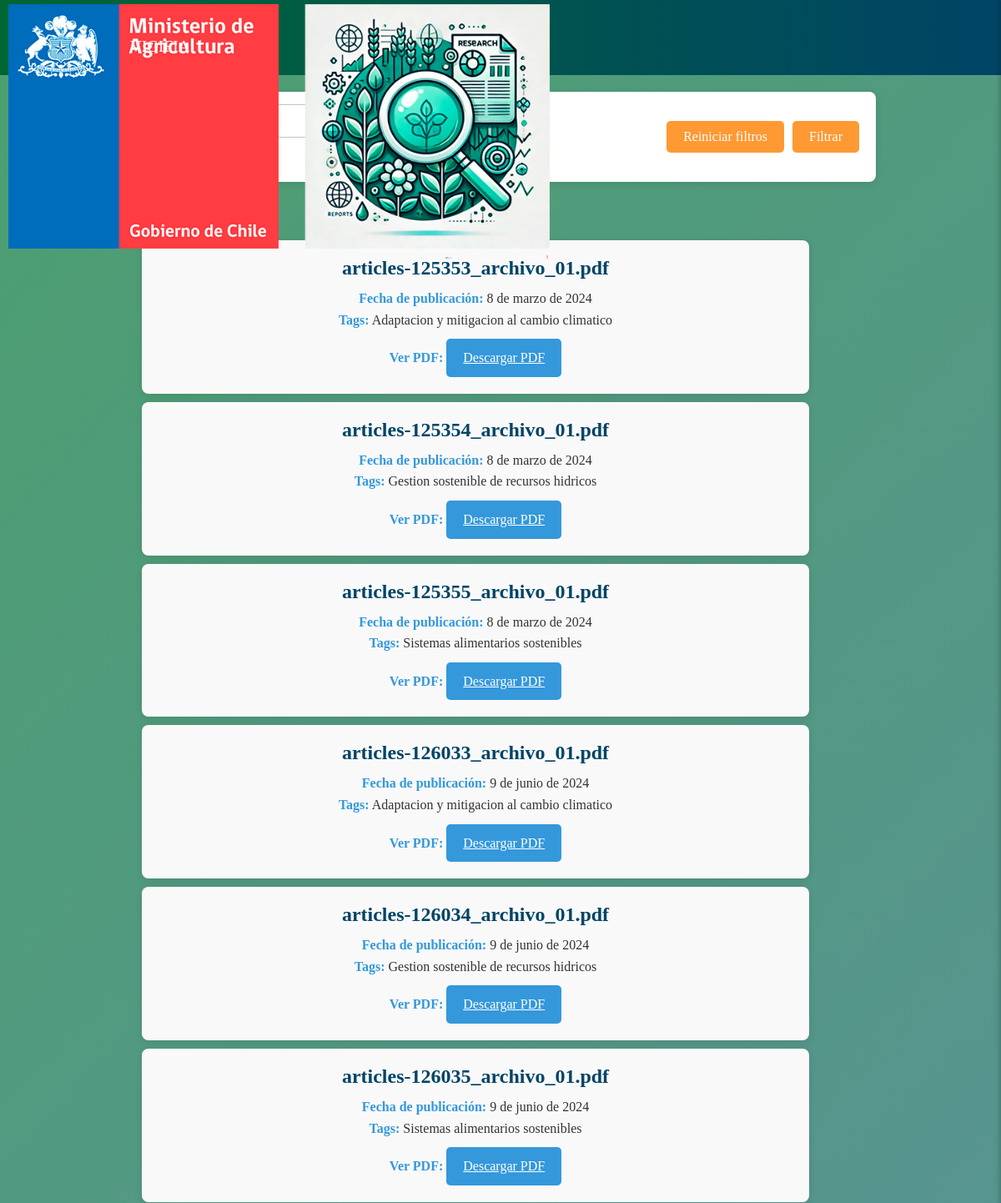
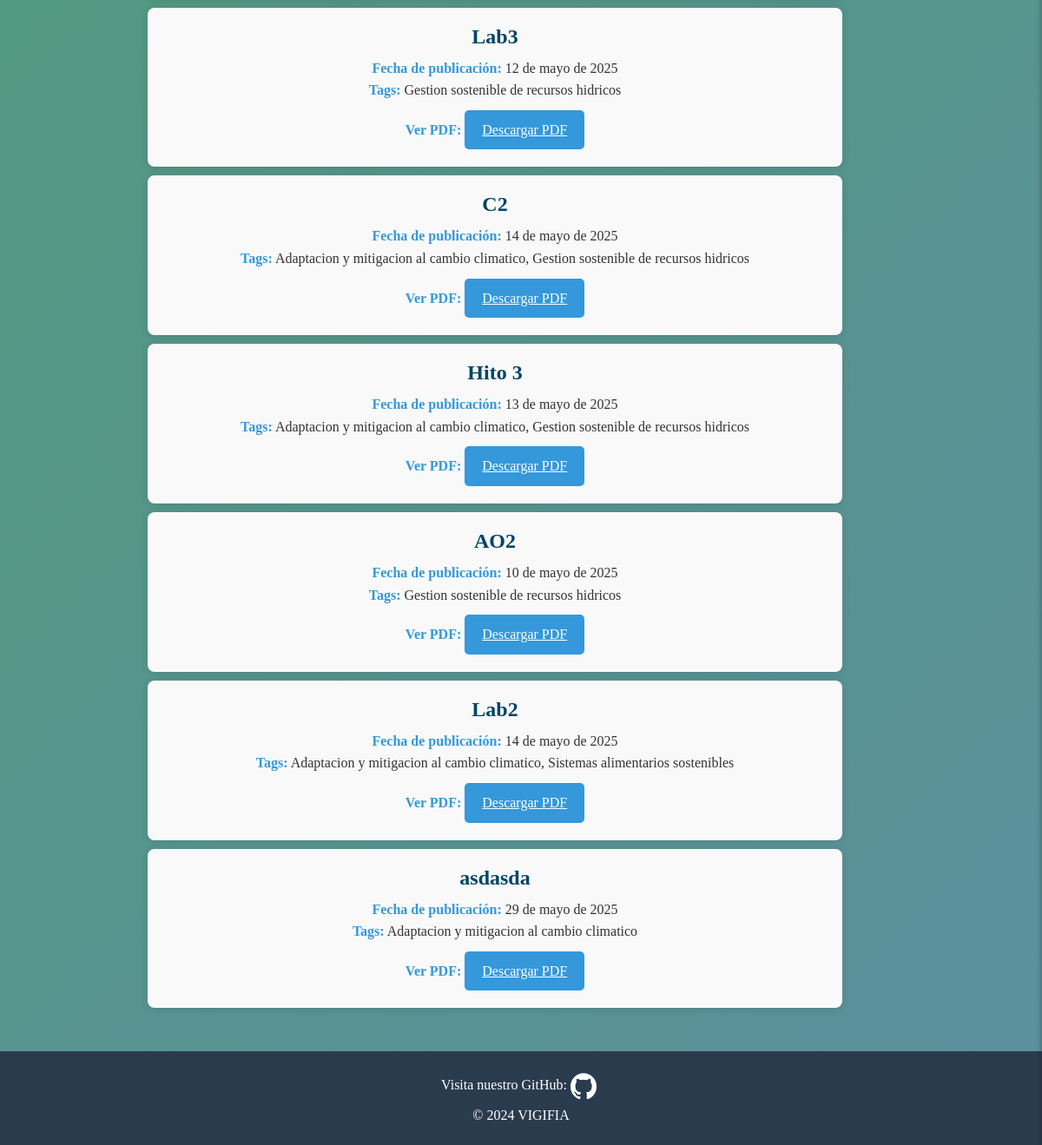
Page /Boletines/ (signed in) on the committed database (2 pictures, top to bottom).
### Interfaz/models.py (models this page shows, shortened)
class Boletin(models.Model):
    id_boletin = models.AutoField(primary_key=True)
    nombre_boletin = models.CharField(max_length=100)
    tags_boletin = models.ManyToManyField(TagBoletin)
    fecha_boletin = models.DateField()
    url_pdf = models.FileField(upload_to='PDF/')

class TagBoletin(models.Model):
    nombre = models.CharField(max_length=50, unique=True)
    def __str__(self):
        return self.nombre

### Interfaz/views.py (the view, shortened to what this page needs)
# urls.py: path('Boletines/', views.Boletines, name='Boletines'),
def Boletines(request):
    form = BusquedaBoletinForm(request.GET or None)
    boletines = Boletin.objects.all()
    tags_conteo = TagBoletin.objects.all()
    selected_tags = request.GET.getlist('filter')
    return render(request, 'general/boletines.html', {
        'form': form,
        'boletines': boletines,
        'tags_conteo': tags_conteo,
        'selected_tags': selected_tags,
    })

### Interfaz/models.py (called while the page is built)
def get_empleado(self):
    try:
        return self.empleado
    except self.empleado.DoesNotExist:
        return None

### Interfaz/templates/general/Boletines.html (shortened to what this page needs)
<!DOCTYPE html>
<html lang="es">
<head>
    {% load static %}
    <link rel="stylesheet" href="{% static 'CSS/Navbar.css' %}">
    <link rel="stylesheet" href="{% static 'CSS/Footer.css' %}">
    <link rel="stylesheet" href="{% static 'CSS/BoletinB.css' %}">
    <link href="https://cdnjs.cloudflare.com/ajax/libs/font-awesome/6.0.0-beta3/css/all.min.css" rel="stylesheet">
</head>
<body>
    {% include 'base/componentes/Navbar.html' %}
    <div class="search-bar-container">
        <form method="GET" action="">
            <div class="button-group">
                <button type="submit">Buscar</button>
            </div>
        </form>
        <div class="button-group">
            <button type="reset" onclick="window.location.href = window.location.pathname;">Reiniciar filtros</button>
            <button class="filter-toggle" type="button" onclick="toggleFilterSidebar()">Filtrar</button>
        </div>
    </div>
    <div class="boletines-container">
        <ul>
            {% for boletin in boletines %}
                <li>
                    <h2>{{ boletin.nombre_boletin }}</h2>
                    <p><strong>Fecha de publicación:</strong> {{ boletin.fecha_boletin }}</p>
                    <p><strong>Tags:</strong>
                        {{ boletin.tags_boletin.all|join:", " }}
                    </p>
                    <p><strong>Ver PDF:</strong>
                        <a href="{{ boletin.url_pdf.url }}" target="_blank">Descargar PDF</a>
                    </p>
                </li>
            {% empty %}
                <p>No hay boletines disponibles.</p>
            {% endfor %}
        </ul>
    </div>
    {% include 'base/componentes/Footer.html' %}
</body>
</html>

### Interfaz/static/CSS/Navbar.css (style rules this page uses)
* { font-family: 'Lora', serif; margin: 0; padding: 0; box-sizing: border-box; }

### Interfaz/static/CSS/BoletinB.css (style rules this page uses)
body { background: linear-gradient(135deg, #4c9f70, #5c8f9e) !important; margin: 0; padding: 0; height: 100%; min-height: 100vh; display: flex; flex-direction: column; }
.search-bar-container { display: flex; align-items: center; padding: 15px 20px; background-color: #fff; border-radius: 8px; box-shadow: 0 2px 10px rgba(0, 0, 0, 0.1); max-width: 900px; width: 100%; margin: 20px auto; gap: 10px; }
.search-bar-container .button-group { display: flex; gap: 10px; margin-left: auto; }
.search-bar-container .button-group button { background-color: #3498db; color: white; border: none; padding: 10px 20px; border-radius: 5px; cursor: pointer; font-size: 16px; transition: background-color 0.3s ease; }
.search-bar-container .button-group button[type="reset"] { background-color: #ff9933; }
.search-bar-container .button-group .filter-toggle { background-color: #ff9933; }
.boletines-container { display: flex; flex-direction: column; align-items: center; justify-content: flex-start; padding: 20px; max-width: 900px; width: 100%; margin: 20px auto; }
.boletines-container ul { list-style: none; padding: 0; margin: 0; width: 100%; }
.boletines-container ul li { background-color: #f9f9f9; border-radius: 8px; padding: 20px; margin: 10px 0; box-shadow: 0 2px 10px rgba(0, 0, 0, 0.1); transition: transform 0.3s ease, box-shadow 0.3s ease; width: 100%; max-width: 800px; text-align: center; }
.boletines-container ul li h2 { font-size: 24px; color: #004466; margin-bottom: 10px; }
.boletines-container ul li p { font-size: 16px; color: #333; line-height: 1.6; }
.boletines-container ul li p strong { font-weight: bold; color: #3498db; }
.boletines-container ul li a { display: inline-block; padding: 10px 20px; background-color: #3498db; color: white; border-radius: 5px; margin-top: 10px; text-align: center; transition: background-color 0.3s ease; }

### rows in the picture
Boletin: fecha_boletin "8 de marzo de 2024", tags_boletin.all "Adaptacion y mitigacion al cambio climatico"
Boletin: nombre_boletin "articles-125354_archivo_01.pdf", fecha_boletin "8 de marzo de 2024", tags_boletin.all "Gestion sostenible de recursos hidricos"
Boletin: nombre_boletin "articles-125355_archivo_01.pdf", fecha_boletin "8 de marzo de 2024", tags_boletin.all "Sistemas alimentarios sostenibles"
Boletin: nombre_boletin "articles-126033_archivo_01.pdf", fecha_boletin "9 de junio de 2024", tags_boletin.all "Adaptacion y mitigacion al cambio climatico"
Boletin: nombre_boletin "articles-126034_archivo_01.pdf", fecha_boletin "9 de junio de 2024", tags_boletin.all "Gestion sostenible de recursos hidricos"
Boletin: nombre_boletin "articles-126035_archivo_01.pdf", fecha_boletin "9 de junio de 2024", tags_boletin.all "Sistemas alimentarios sostenibles"
Boletin: nombre_boletin "Lab3", fecha_boletin "12 de mayo de 2025", tags_boletin.all "Gestion sostenible de recursos hidricos"
Boletin: nombre_boletin "C2", fecha_boletin "14 de mayo de 2025", tags_boletin.all "Adaptacion y mitigacion al cambio climatico, Gestion sostenible de recursos hidricos"
Boletin: nombre_boletin "Hito 3", fecha_boletin "13 de mayo de 2025", tags_boletin.all "Adaptacion y mitigacion al cambio climatico, Gestion sostenible de recursos hidricos"
Boletin: nombre_boletin "AO2", fecha_boletin "10 de mayo de 2025", tags_boletin.all "Gestion sostenible de recursos hidricos"
Boletin: nombre_boletin "Lab2", fecha_boletin "14 de mayo de 2025", tags_boletin.all "Adaptacion y mitigacion al cambio climatico, Sistemas alimentarios sostenibles"
Boletin: nombre_boletin "asdasda", fecha_boletin "29 de mayo de 2025", tags_boletin.all "Adaptacion y mitigacion al cambio climatico"
